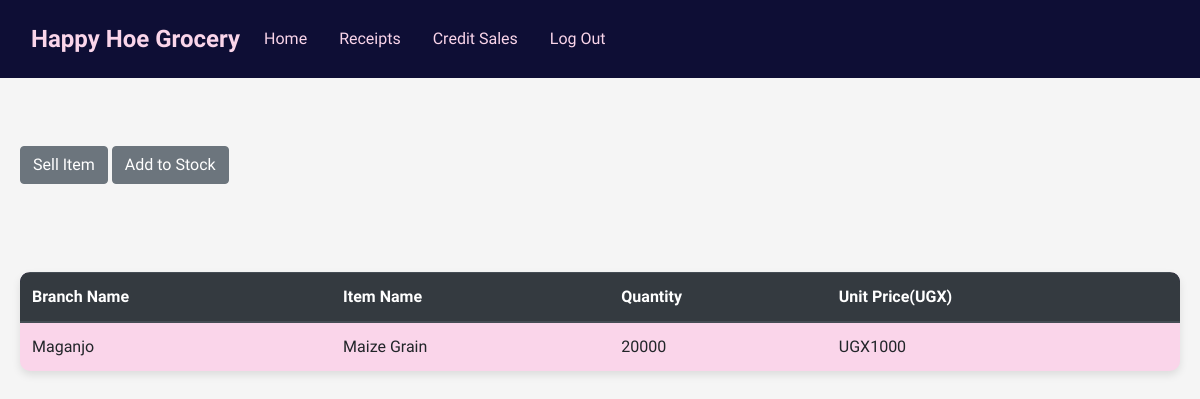
The page /home/2/ (signed in) on the database its author committed.
### Groceryapp/models.py (models this page shows, shortened)
class Stock(models.Model):
    item_name = models.CharField(max_length=50, null=True, blank=True)
    stock_types = models.CharField(max_length=50, null=True, blank=True)
    stock_date = models.DateTimeField( auto_now_add = True, null= True, blank=True)
    stock_time =models.TimeField(auto_now_add=True)
    stock_quantity = models.IntegerField(default=0, null=True, blank=True)
    stock_cost = models.IntegerField(default=0, null=True, blank=True)
    stock_dealer_name = models.CharField(max_length=50, null=True, blank=True)
    stock_contact = models.CharField(max_length=50, null=True, blank=True)
    stock_branch_name = models.CharField(max_length=50, null=True, blank=True)
    unit_price = models.IntegerField(default=0, null=True, blank=True)

### Groceryapp/views.py (the view)
# urls.py: path('home/<int:product_id>/',views.product_detail,name = 'product_detail'),
@login_required
def product_detail(request,product_id):
    product = Stock.objects.get(id = product_id)
    return render(request,'Groceryapp/product_detail.html',{'product':product})

### Groceryapp/templates/Groceryapp/product_detail.html
{% extends 'Groceryapp/base.html'%} {% block content%}
<br></br>
<div class = "container">
    <a href="{% url 'issue_item' product.id %}" ><input type="submit" value="Sell Item" class="btn btn-secondary" btn type="button"/></a>
    <a href="" ><input type= "submit" value="Add to Stock" class="btn btn-secondary btn" type="button"/></a>
</div>
<br></br>
<div class = "container">
  <table class="table">
    <thead class="thead-dark">
      <tr>
        <th scope="col">Branch Name</th>
        <th scope="col">Item Name</th>
        <th scope="col">Quantity</th>
        <th scope="col">Unit Price(UGX)</th>
      </tr>
    </thead>
    <tbody>
      <tr>
        <td>{{product.stock_branch_name}}</td>
        <td>{{product.item_name}}</td>
        <td>{{product.stock_quantity}}</td>
        <td>UGX{{product.unit_price}}</td>
      </tr>
    </tbody>
  </table>
</div>
{% endblock%}

### Groceryapp/templates/Groceryapp/base.html (style rules this page uses)
:root { --dark-blue: rgb(14,14,53); --palette-pink:rgb(250, 213,234); --light-gray: #f5f5f5; }
body { font-family: 'Raleway', sans-serif; background-color: var(--light-gray); color: #333; }
.container { max-width: 1200px; margin: 0 auto; padding: 20px; }
.table { background-color: rgb(250, 213,234); border-radius: 10px; overflow: hidden; box-shadow: 0px 4px 8px rgb(0, 0, 0, 0.1); }
.table thead { background-color: rgb(14, 14, 53); color: rgb(250, 213,234); }
.table th, .table td { padding: 12px; text-align: left; }

### rows shown on the page
Stock: stock_branch_name "Maganjo", item_name "Maize Grain", stock_quantity "20000", unit_price "1000"
